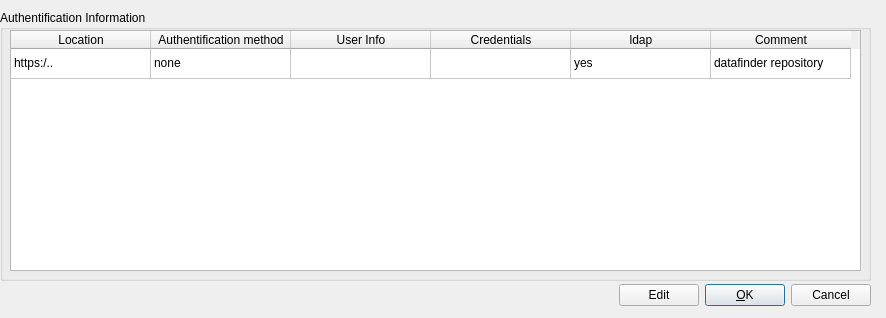
<?xml version="1.0" encoding="UTF-8"?>
<ui version="4.0">
 <class>auth_pref_dialog</class>
 <widget class="QDialog" name="auth_pref_dialog">
  <property name="geometry">
   <rect>
    <x>0</x>
    <y>0</y>
    <width>886</width>
    <height>318</height>
   </rect>
  </property>
  <property name="windowTitle">
   <string>Preferences for authentification</string>
  </property>
  <widget class="QWidget" name="layoutWidget">
   <property name="geometry">
    <rect>
     <x>0</x>
     <y>280</y>
     <width>871</width>
     <height>31</height>
    </rect>
   </property>
   <layout class="QGridLayout" name="gridLayout_3">
    <property name="leftMargin">
     <number>0</number>
    </property>
    <property name="spacing">
     <number>6</number>
    </property>
    <item row="1" column="2">
     <widget class="QPushButton" name="okButton">
      <property name="sizePolicy">
       <sizepolicy hsizetype="Fixed" vsizetype="Fixed">
        <horstretch>0</horstretch>
        <verstretch>0</verstretch>
       </sizepolicy>
      </property>
      <property name="text">
       <string>&amp;OK</string>
      </property>
      <property name="default">
       <bool>true</bool>
      </property>
     </widget>
    </item>
    <item row="1" column="3">
     <widget class="QPushButton" name="cancelButton">
      <property name="sizePolicy">
       <sizepolicy hsizetype="Fixed" vsizetype="Fixed">
        <horstretch>0</horstretch>
        <verstretch>0</verstretch>
       </sizepolicy>
      </property>
      <property name="text">
       <string>Cancel</string>
      </property>
     </widget>
    </item>
    <item row="1" column="1">
     <widget class="QPushButton" name="editButton">
      <property name="text">
       <string>Edit</string>
      </property>
     </widget>
    </item>
    <item row="1" column="0">
     <spacer name="horizontalSpacer">
      <property name="orientation">
       <enum>Qt::Horizontal</enum>
      </property>
      <property name="sizeHint" stdset="0">
       <size>
        <width>40</width>
        <height>20</height>
       </size>
      </property>
     </spacer>
    </item>
   </layout>
  </widget>
  <widget class="QGroupBox" name="groupBox">
   <property name="geometry">
    <rect>
     <x>0</x>
     <y>10</y>
     <width>871</width>
     <height>271</height>
    </rect>
   </property>
   <property name="title">
    <string>Authentification Information</string>
   </property>
   <widget class="QTableWidget" name="authTable">
    <property name="geometry">
     <rect>
      <x>10</x>
      <y>20</y>
      <width>851</width>
      <height>241</height>
     </rect>
    </property>
    <property name="maximumSize">
     <size>
      <width>1000</width>
      <height>16777215</height>
     </size>
    </property>
    <property name="showGrid">
     <bool>true</bool>
    </property>
    <attribute name="horizontalHeaderVisible">
     <bool>true</bool>
    </attribute>
    <attribute name="horizontalHeaderCascadingSectionResizes">
     <bool>true</bool>
    </attribute>
    <attribute name="horizontalHeaderDefaultSectionSize">
     <number>140</number>
    </attribute>
    <attribute name="horizontalHeaderMinimumSectionSize">
     <number>25</number>
    </attribute>
    <attribute name="verticalHeaderVisible">
     <bool>false</bool>
    </attribute>
    <attribute name="verticalHeaderVisible">
     <bool>false</bool>
    </attribute>
    <attribute name="horizontalHeaderCascadingSectionResizes">
     <bool>true</bool>
    </attribute>
    <attribute name="horizontalHeaderVisible">
     <bool>true</bool>
    </attribute>
    <attribute name="horizontalHeaderMinimumSectionSize">
     <number>25</number>
    </attribute>
    <attribute name="horizontalHeaderDefaultSectionSize">
     <number>140</number>
    </attribute>
    <row>
     <property name="text">
      <string>1</string>
     </property>
    </row>
    <column>
     <property name="text">
      <string>Location</string>
     </property>
    </column>
    <column>
     <property name="text">
      <string>Authentification method</string>
     </property>
    </column>
    <column>
     <property name="text">
      <string>User Info</string>
     </property>
    </column>
    <column>
     <property name="text">
      <string>Credentials</string>
     </property>
    </column>
    <column>
     <property name="text">
      <string>ldap</string>
     </property>
    </column>
    <column>
     <property name="text">
      <string>Comment</string>
     </property>
    </column>
    <item row="0" column="0">
     <property name="text">
      <string>https:/..</string>
     </property>
    </item>
    <item row="0" column="1">
     <property name="text">
      <string>none</string>
     </property>
    </item>
    <item row="0" column="4">
     <property name="text">
      <string>yes</string>
     </property>
    </item>
    <item row="0" column="5">
     <property name="text">
      <string>datafinder repository</string>
     </property>
    </item>
   </widget>
  </widget>
 </widget>
 <resources/>
 <connections/>
</ui>
